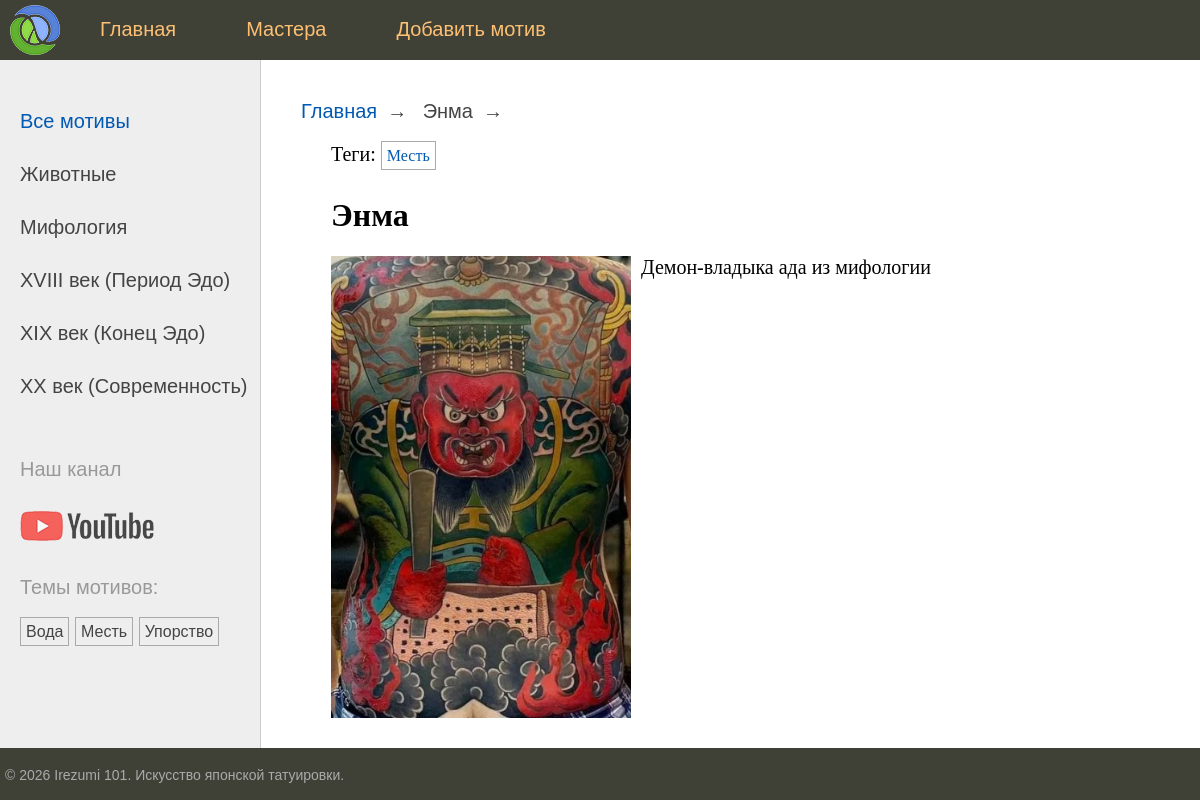
The page /motifs/enma/ on the database its author committed.
### irezumi/models.py (models this page shows, shortened)
class Category(models.Model):
    name = models.CharField(max_length=100, db_index=True, verbose_name="Категория")
    slug = models.SlugField(max_length=255, unique=True, db_index=True)
    class Meta:
        verbose_name = "Категория"
        verbose_name_plural = "Категории"
    def get_absolute_url(self):
        return reverse('category', kwargs={'cat_slug': self.slug})

class TagPost(models.Model):
    tag = models.CharField(max_length=100, db_index=True, verbose_name="Тег")
    slug = models.SlugField(max_length=255, unique=True, db_index=True)
    class Meta:
        verbose_name = "Тег"
        verbose_name_plural = "Теги"
    def get_absolute_url(self):
        return reverse('tag', kwargs={'tag_slug': self.slug})

class Motif(models.Model):
    class Status(models.IntegerChoices):
        DRAFT = 0, 'Черновик'
        PUBLISHED = 1, 'Опубликовано'
    title = models.CharField(max_length=255, verbose_name="Название мотива")
    slug = models.SlugField(max_length=255, unique=True, db_index=True, verbose_name="URL-слаг")
    content = models.TextField(blank=True, verbose_name="Легенда и значение")
    image = models.ImageField(
        upload_to=get_image_path,
        blank=True,
        null=True,
        verbose_name="Изображение мотива"
    )
    time_create = models.DateTimeField(auto_now_add=True, verbose_name="Время создания")
    time_update = models.DateTimeField(auto_now=True, verbose_name="Время изменения")
    is_published = models.BooleanField(
        choices=Status.choices,
        default=Status.PUBLISHED,
        verbose_name="Статус публикации"
    )
    views_count = models.IntegerField(default=0, verbose_name="Просмотры")
    cat = models.ForeignKey('Category', on_delete=models.PROTECT, null=True, related_name='motifs',
                            verbose_name="Категория")
    tags = models.ManyToManyField('TagPost', blank=True, related_name='motifs', verbose_name="Теги")
    objects = models.Manager()
    published = PublishedManager()
    class Meta:
        ordering = ['-time_create']
        indexes = [
            models.Index(fields=['-time_create']),
        ]
        verbose_name = "Мотив"
        verbose_name_plural = "Мотивы"

### irezumi/views.py (the view)
# urls.py: path('motifs/<slug:motif_slug>/', views.motif_detail, name='motif'),
def motif_detail(request, motif_slug):
    Motif.objects.filter(slug=motif_slug).update(views_count=F('views_count') + 1)
    motif = get_object_or_404(Motif, slug=motif_slug)
    context = {
        'title': motif.title,
        'menu': menu,
        'motif': motif,
        'century_selected': 0,
    }
    return render(request, 'irezumi/motif_detail.html', context)

### irezumi/templatetags/irezumi_tags.py (called while the page is built)
@register.inclusion_tag('irezumi/includes/list_categories.html')
def show_categories(cat_selected_id=0):
    cats = Category.objects.annotate(total=Count("motifs")).filter(total__gt=0)
    return {"cats": cats, "cat_selected": cat_selected_id}

@register.inclusion_tag('irezumi/includes/list_tags.html')
def show_all_tags():
    tags = TagPost.objects.annotate(total=Count("motifs")).filter(total__gt=0)
    return {"tags": tags}

### masters/converters.py (called while the page is built)
    def to_url(self, value):
        return "%02d" % value

### masters/templatetags/master_tags.py (called while the page is built)
@register.inclusion_tag('masters/includes/list_centuries.html')
def show_centuries(century_selected=0):
    return {'centuries': centuries_db, 'century_selected': century_selected}

### irezumi/templates/irezumi/motif_detail.html (shortened to what this page needs)
{% extends 'irezumi/base.html' %}
{% load static %}
{% block breadcrumbs %}
    <li>{{ motif.title }}</li>
{% endblock %}
{% block content %}
    {% with motif.tags.all as tags %}
        {% if tags %}
            <ul class="tags-list">
                <li>Теги:</li>
                {% for t in tags %}
                    <li><a href="{{ t.get_absolute_url }}">{{ t.tag }}</a></li>
                {% endfor %}
            </ul>
        {% endif %}
    {% endwith %}
    <h1>{{ motif.title }}</h1>
    {% if motif.image %}
        <img src="{{ motif.image.url }}" class="img-article-left" alt="{{ motif.title }}">
    {% endif %}
    {% autoescape off %}
        {{ motif.content|linebreaks }}
    {% endautoescape %}
{% endblock %}

### irezumi/templates/irezumi/includes/list_categories.html
{% for cat in cats %}
    {% if cat.pk == cat_selected %}
        <li class="selected">{{ cat.name }}</li>
    {% else %}
        <li><a href="{{ cat.get_absolute_url }}">{{ cat.name }}</a></li>
    {% endif %}
{% endfor %}

### irezumi/templates/irezumi/includes/list_tags.html
{% if tags %}
    <p style="margin-top:20px; color:#999;">Темы мотивов:</p>
    <ul class="tags-list">
        {% for t in tags %}
            <li><a href="{{ t.get_absolute_url }}">{{ t.tag }}</a></li>
        {% endfor %}
    </ul>
{% endif %}

### irezumi/static/irezumi/css/styles.css (style rules this page uses)
html, body { font-family: 'Arial'; margin: 0; padding: 0; height: 100%; width: 100%; color: #444; }
a { color: #0059b2; text-decoration: none; }
img { max-width: 600px; height: auto; }
img.img-article-left { max-width: 300px; height: auto; float: left; padding: 0 10px 10px 0; }
.left-chapters ul { width: 230px; margin: 0; padding: 20px 10px 10px 20px; list-style: none; font-size: 20px; }
.left-chapters ul li { margin: 30px 0 0 0; color: #999; }
.left-chapters ul li a { color: #444; text-decoration: none; }
ul.tags-list { width: 100%; margin: 0; padding: 0; list-style: none; }
ul.tags-list li { margin: 0; padding: 0 0 10px; display: inline-block; }
ul.tags-list li a { padding: 5px; font-size: 16px; border: 1px solid #aaa; }
ul.breadcrumbs li { display: inline-block; }
ul.breadcrumbs li:after { padding: 0 10px 0 10px; content: "\2192"; }
.content-text h1 { font-size: 32px; }

### rows shown on the page
Category: name "Животные"
Category: name "Мифология"
TagPost: tag "Вода"
TagPost: tag "Месть"
TagPost: tag "Упорство"
Motif: title "Энма", image (picture), content "Демон-владыка ада из мифологии"

### other values the page prints
{{ m.title }} "Главная" "Мастера" "Добавить мотив"
{{ c.name }} "XVIII век (Период Эдо)" "XIX век (Конец Эдо)" "XX век (Современность)"
